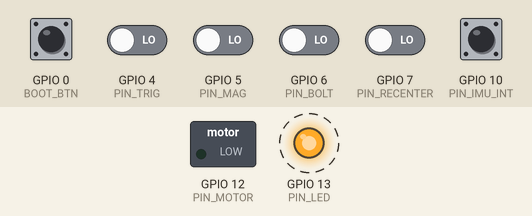
Simulated run of this sketch. Board: ESP32-S3. Shown: switched loads named in the sketch (green lamp = pin HIGH), output pins drawn as LEDs (lit = HIGH). Dashed ring = blinking. The test bench sets the inputs (shaded band); at power-on: GPIO 0 (BOOT_BTN), GPIO 10 (PIN_IMU_INT) HIGH, GPIO 4 (PIN_TRIG), GPIO 5 (PIN_MAG), GPIO 6 (PIN_BOLT), GPIO 7 (PIN_RECENTER) LOW. Pins used as bus, display or sensor lines are not drawn; what the sketch prints to the serial monitor is not drawn.

Above: at 3.0 s.
3.1 s: GPIO 0 (BOOT_BTN) pulled LOW for 0.15 s
At 3.18 s:
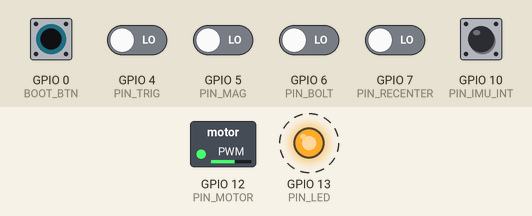
6.1 s: GPIO 0 (BOOT_BTN) pulled LOW for 1 s
At 7.69 s:
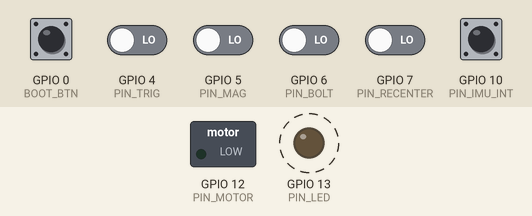
Timing chart, 0 to 22.1 s (numbered marks = the images above; inputs shaded):
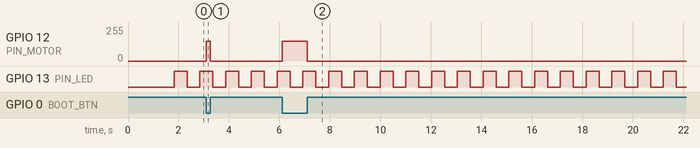

Measured:
- after the input at 3.1 s, GPIO 12 (PIN_MOTOR): 0/255 → 150/255 at once, → 0/255 0.15 s later
- after the input at 6.1 s, GPIO 12 (PIN_MOTOR): 0/255 → 150/255 at once, → 0/255 1.0 s later
- by itself, GPIO 13 (PIN_LED): alternates HIGH for 0.51 s and LOW for 0.51 s

The sketch:

bang_test.ino
```cpp
// bang 보드 기능 점검 스케치 (ESP32-S3-WROOM-1, Arduino-ESP32)
// Tools 설정: Board = "ESP32S3 Dev Module", USB CDC On Boot = "Enabled"
// 시리얼 모니터 115200. 핀 번호는 PCB 배선 + ESP32-S3-WROOM-1 핀맵 기준.
#include <Wire.h>

const int PIN_TRIG     = 4;   // J2 방아쇠 (누르면 LOW)
const int PIN_MAG      = 5;   // J3 홀센서 (자석 오면 LOW)
const int PIN_BOLT     = 6;   // J4 노리쇠 (누르면 LOW)
const int PIN_RECENTER = 7;   // J5 리센터 (누르면 LOW)
const int PIN_SDA      = 8;   // BNO085 I2C
const int PIN_SCL      = 9;
const int PIN_IMU_INT  = 10;
const int PIN_IMU_RST  = 11;  // HIGH = 동작
const int PIN_MOTOR    = 12;  // 진동모터 PWM (Q1 게이트)
const int PIN_LED      = 13;  // D2 빨강 LED
const int BOOT_BTN     = 0;   // SW2 (누르면 LOW) -> 모터 테스트 버튼으로 사용

const int MOTOR_DUTY = 150;   // 0~255. 3V 모터를 5V로 돌리므로 약 59%로 제한

void i2cScan() {
  Serial.println("\n[I2C 스캔] BNO085는 0x4A가 떠야 정상");
  int found = 0;
  for (uint8_t a = 1; a < 127; a++) {
    Wire.beginTransmission(a);
    if (Wire.endTransmission() == 0) { Serial.printf("  발견: 0x%02X\n", a); found++; }
  }
  if (!found) Serial.println("  아무것도 없음 -> BNO085 납땜/전원/RST 확인");
}

void setup() {
  Serial.begin(115200);
  delay(1500);
  Serial.println("\n=== bang 보드 점검 시작 ===");

  pinMode(PIN_LED, OUTPUT);
  pinMode(PIN_MOTOR, OUTPUT); digitalWrite(PIN_MOTOR, LOW);
  pinMode(PIN_TRIG, INPUT); pinMode(PIN_MAG, INPUT);          // 보드에 10k 풀업 있음
  pinMode(PIN_BOLT, INPUT); pinMode(PIN_RECENTER, INPUT);
  pinMode(PIN_IMU_INT, INPUT_PULLUP);
  pinMode(BOOT_BTN, INPUT_PULLUP);

  // BNO085 리셋 해제
  pinMode(PIN_IMU_RST, OUTPUT);
  digitalWrite(PIN_IMU_RST, LOW);  delay(10);
  digitalWrite(PIN_IMU_RST, HIGH); delay(300);

  Wire.begin(PIN_SDA, PIN_SCL, 100000);
  i2cScan();
  Serial.println("\n입력 상태는 바뀔 때마다 출력. BOOT(SW2) 누르고 있으면 진동모터 동작.");
  Serial.println("시리얼에 's' 입력하면 I2C 재스캔.\n");
}

int last[5] = {-1,-1,-1,-1,-1};
const char* names[5] = {"TRIG(방아쇠)", "MAG(탄창)", "BOLT(노리쇠)", "RECENTER", "IMU_INT"};
const int pins[5] = {PIN_TRIG, PIN_MAG, PIN_BOLT, PIN_RECENTER, PIN_IMU_INT};

void loop() {
  static uint32_t t = 0;
  if (millis() - t > 500) { t = millis(); digitalWrite(PIN_LED, !digitalRead(PIN_LED)); }  // LED 깜빡임

  for (int i = 0; i < 5; i++) {
    int v = digitalRead(pins[i]);
    if (v != last[i]) {
      Serial.printf("%-14s : %s\n", names[i], v ? "HIGH (안 눌림/자석 없음)" : "LOW  (눌림/자석 감지)");
      last[i] = v;
    }
  }

  static bool motorOn = false;
  bool want = digitalRead(BOOT_BTN) == LOW;
  if (want != motorOn) {
    motorOn = want;
    analogWrite(PIN_MOTOR, motorOn ? MOTOR_DUTY : 0);
    Serial.println(motorOn ? "MOTOR ON" : "MOTOR OFF");
  }

  if (Serial.available() && Serial.read() == 's') i2cScan();
  delay(10);
}
```
